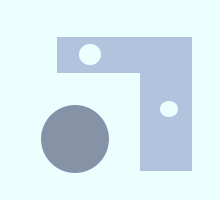
#> input picture Resources/blocks.png, 220 x 200 px
$ python main.py
#> lines starting #> are read from the running program, lines starting #| are printed output that depends on the picture; after the words box and inside, x2 and y2 are one past the last pixel; in counts of white or black regions, pixels touching at a corner belong together; long printed decimals are rounded

import cv2
import numpy as np
from matplotlib import pylab as plt


def main():
    # Import the first picture
    imgShapes = cv2.imread("Resources/blocks.png", 0)
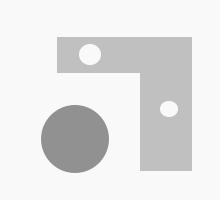
#> imgShapes: shape (200, 220); min 145, max 249, mean 228.3

    #plt.hist(imgShapes.ravel(), 256, [0, 256])
    #plt.show()

    # 200 is a good threshold
    (thres, imgShapesBW) = cv2.threshold(imgShapes, 200, 255, cv2.THRESH_BINARY_INV)
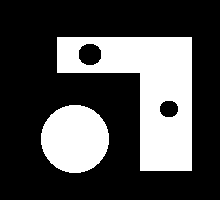
#> imgShapesBW: shape (200, 220); 29.5% white; 2 white regions, box (x1, y1, x2, y2) and area: (57, 37, 192, 171) 9334, (41, 105, 109, 173) 3636

    """
    #Row-by-row connected components methods
    """
    def rowByRow(img):
        height = img.shape[0]
        width = img.shape[1]

        labeledMatrix = np.zeros_like(img)
        shapeOrdinal = 0
        equivalencyList = [0]

        #first sweep
        for y in range(height):
            for x in range(height):
                if img[y, x] == 255: #maybe change a bit to include internal (empty) object?
                    #above value:
                    if y==0: above = 0
                    else: above = labeledMatrix[y-1, x]

                    #left value
                    if x ==0: left = 0
                    else: left = labeledMatrix[y, x - 1]

                    #determining label
                    if above != 0 and left != 0:
                        labeledMatrix[y, x] = min(above, left)
                        equivalencyList[max(above, left)] = min(above, left, equivalencyList[left], equivalencyList[above])
                    elif left != 0:
                        labeledMatrix[y, x] = left
                    elif above != 0:
                        labeledMatrix[y, x] = above
                    else: #above == 0 and left == 0:
                        shapeOrdinal += 1
                        labeledMatrix[y, x] = shapeOrdinal
                        equivalencyList.append(shapeOrdinal)

        # creating a messed up lookup table
        lookup = np.zeros(shapeOrdinal+1)
        reverseLookup = np.unique(np.array(equivalencyList))
        for i in range(len(reverseLookup)):
            lookup[reverseLookup[i]] = i

        # second sweep, changing all labels to be the appropriate
        for y in range(height):
            for x in range(width):
                labeledMatrix[y, x] = lookup[equivalencyList[labeledMatrix[y, x]]]

        return len(reverseLookup), labeledMatrix

    def colourIn(img):
        coloursRGB = np.array(
            [[255,   0,   0],  # blue
             [  0, 255,   0],  # green
             [  0,   0, 255],  # red
             [255, 255,  51],  # cyan
             [255,   0, 255],  # magenta
             [  0, 128, 255],  # orange
             [  0, 255, 255]]) # yellow

        imgNew = np.zeros([img.shape[0], img.shape[1], 3], np.uint8)

        for y in range(img.shape[0]):
            for x in range(img.shape[1]):
                if img[y, x] > 0 and img[y, x] < len(coloursRGB) + 1:
                    imgNew[y, x] = coloursRGB[img[y, x] - 1]
                else:
                    imgNew[y, x] = [0, 0, 0]

        return imgNew

    nrofObjects, Row = rowByRow(imgShapesBW)
#> after the loop in rowByRow, `for y in range(height):`:
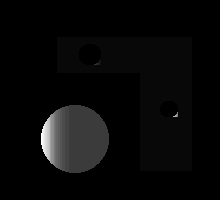
#> labeledMatrix: shape (200, 220); min 0, max 30, mean 1; drawn with min black and max white
#> after the loop in rowByRow, `for y in range(height):`:
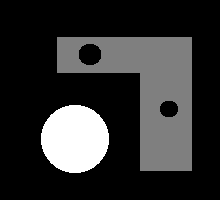
#> labeledMatrix: shape (200, 220); 8.34% of pixels changed, all inside (x1, y1, x2, y2) = (41, 59, 178, 173); drawn with min black and max white
#> nrofObjects = 3
    RowColoured = colourIn(Row)
#> after the loop in colourIn, `for y in range(img.shape[0]):`:
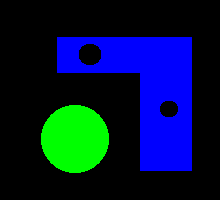
#> imgNew: shape (200, 220, 3); mean of channels 0, 1, 2 54.1, 21.1, 0; drawn as B, G, R


    cv2.imshow("original", imgShapes)
    cv2.imshow("Mat", imgShapesBW)
    cv2.imshow("Row by row", RowColoured)

    #cv2.waitKey(0)

    """
    # feature recognision
    """
    def pullSingleObject(img, value):
        imgNew = np.zeros_like(img)
        for y in range(img.shape[0]):
            for x in range(img.shape[1]):
                if img[y, x] == value: imgNew[y, x] = 255
                else: imgNew[y, x] = 0

        return imgNew

    def getArea(img):
        return img.sum() // 255

    def flood(img):
        imgFlood = img.copy()

        mask = np.zeros((img.shape[0] + 2, img.shape[1] + 2), np.uint8)

        cv2.floodFill(imgFlood, mask, (0, 0), 255)
        imgFloodInv = cv2.bitwise_not(imgFlood)

        imgOut = img | imgFloodInv

        return imgOut

    def getCircumference(img):
        flooded = flood(img)
        erode = cv2.morphologyEx(flooded, cv2.MORPH_ERODE, np.array([[0, 1, 0], [1, 1, 1], [0, 1, 0]], dtype=np.uint8))
        circumMat = np.bitwise_xor(img, erode)

        return circumMat.sum() // 255

    def getCompactness(img):
        return 4*3.1415*getArea(img) / (getCircumference(img)**2)


    for i in range(1, nrofObjects):
        obj = pullSingleObject(Row, i)
        print(f"~~~~~~~~~~ Object nr {i} ~~~~~~~~~~")
        print(f"Area of object {i} is {getArea(obj)} pixels")
        print(f"Circumference of object {i} is {getCircumference(obj)} pixels.")
        print(f"Compactness of object {i} is {getCompactness(obj)} per pixel.")
        print(" ")
        cv2.imshow(f"Object {i}", obj)
#> this loop made 2 passes
#| Area of object 1 is 9334.0 pixels
#| Circumference of object 1 is 1155.0 pixels.
#| Compactness of object 1 is 0.08792 per pixel.
#| Area of object 2 is 3636.0 pixels
#| Circumference of object 2 is 192.0 pixels.
#| Compactness of object 2 is 1.239 per pixel.
#> pass 1, in getCircumference, `erode = cv2.morphologyEx(flooded, cv2.MORPH_ERODE, np.array([[0, 1, 0]..`:
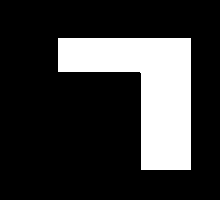
#> erode: shape (200, 220); 21.4% white; 1 white region, box (x1, y1, x2, y2) and area: (58, 38, 191, 170) 9423
#> after the loop:
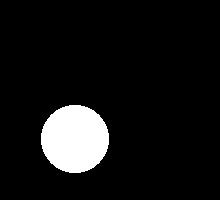
#> obj: shape (200, 220); 8.3% white; 1 white region, box (x1, y1, x2, y2) and area: (41, 105, 109, 173) 3636

    pass


if __name__ == "__main__":
    main()
